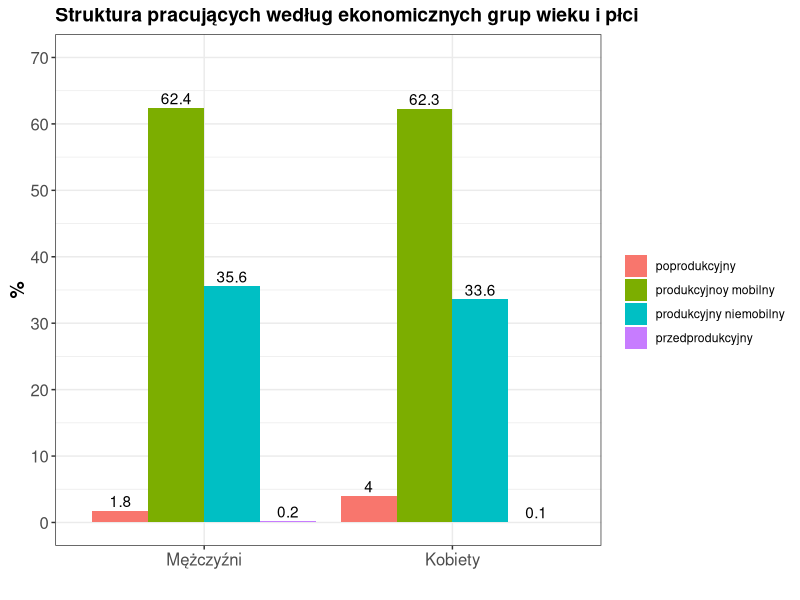

R code for this plot:
## ---- chunk 1
knitr::opts_chunk$set(echo = TRUE)
library(ggplot2)


specie <- c(rep("Mężczyźni" , 4) , rep("Kobiety" , 4))
condition <- rep(c("przedprodukcyjny" , "produkcyjnoy mobilny" , "produkcyjny niemobilny", "poprodukcyjny") , 2)
value <- c(0.2,62.4,35.6,1.8,0.1,62.3,33.6,4.0)
data <- data.frame(specie,condition,value)
data

x<-ggplot(data, aes(fill=condition, y=value, x=factor(specie, levels = c("Mężczyźni", "Kobiety")))) + 
  geom_bar( stat="identity", position = "dodge") +
  scale_y_continuous(limits = c(0, 70), breaks = seq(0,70,10)) +
  ggtitle("Struktura pracujących według ekonomicznych grup wieku i płci") +
  xlab("")+
  ylab("%")+
  labs(fill="") +
  theme_bw() +
  theme(
    plot.title = element_text(color="black", size=14, face="bold", hjust=0),
    axis.title.x = element_text(color="black", size=14, face="bold", vjust = 0.1),
    axis.title.y = element_text(color="black", size=14, face="bold",vjust=0.5),
    axis.text = element_text(size=12)
      
  ) + geom_text(aes(label = value),vjust = -0.3, color = "black", position = position_dodge(0.9))



## ---- chunk 2
x
